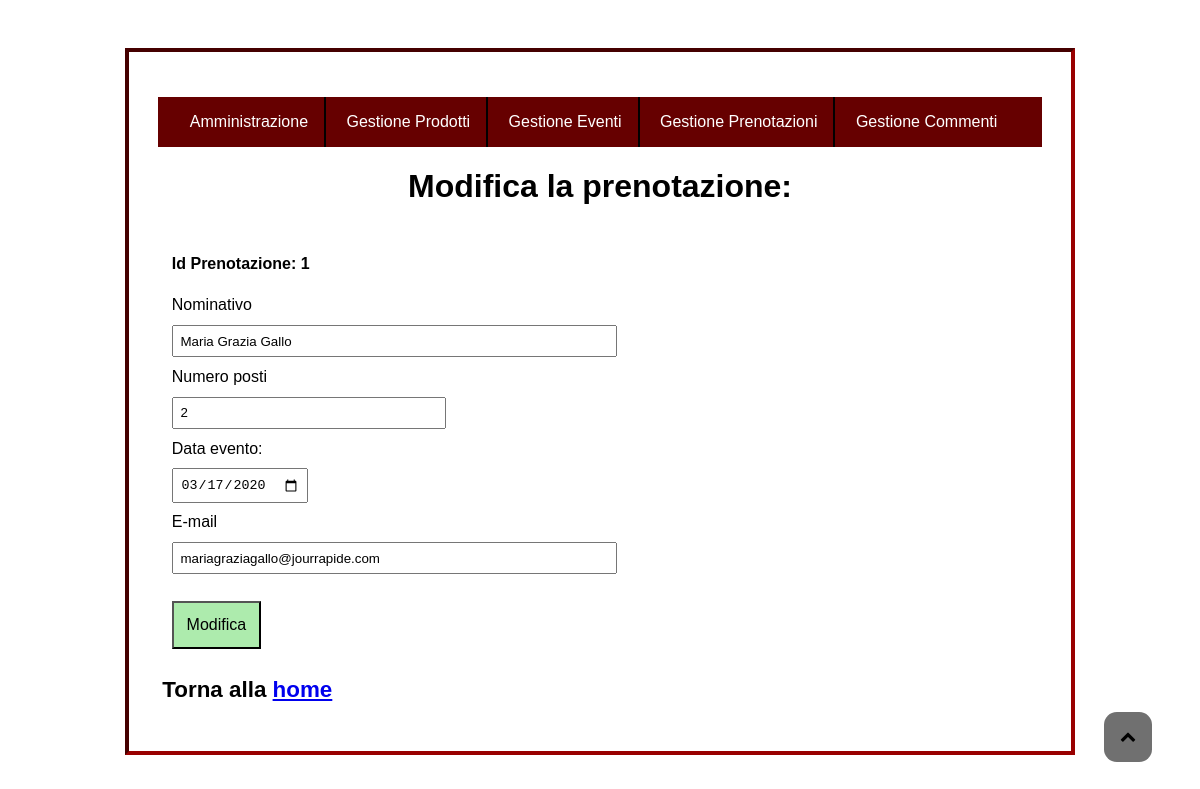
Page /Admin/form_amministrazione/modprenotazione.php?idprenotazione=1 on the committed database.
### tables this page shows
CREATE TABLE prenotazioni (
	idprenotazione INT(11) PRIMARY KEY NOT NULL auto_increment,
	dataevento DATE NOT NULL,
	nominativo VARCHAR(255) NOT NULL,
    email VARCHAR(255) NOT NULL,
	nposti INT(6) NOT NULL
);

### Admin/form_amministrazione/modprenotazione.php (the view, shortened to what this page needs)
<?php
$catalogo=array();
$id=$_GET['idprenotazione'];
$query=mysqli_query($conn, "SELECT * FROM prenotazioni WHERE idprenotazione='$id'");
while($row=mysqli_fetch_assoc($query))
{
	$catalogo[]=$row;
}
$mod_pren=file_get_contents("modificaprenotazione.html");
$mod_pren=str_replace('$errornome$', "", $mod_pren);
$mod_pren=str_replace('$errormail$', "", $mod_pren);
$mod_pren=str_replace('$errornum$', "", $mod_pren);
foreach($catalogo as $catalogomultiplo)
{
	$mod_pren=str_replace('$idprenotazione$', $catalogomultiplo["idprenotazione"], $mod_pren);
	$mod_pren=str_replace('$dataevento$', $catalogomultiplo["dataevento"], $mod_pren);
	$mod_pren=str_replace('$nominativo$', $catalogomultiplo["nominativo"], $mod_pren);
	$mod_pren=str_replace('$email$', $catalogomultiplo["email"], $mod_pren);
	$mod_pren=str_replace('$nposti$', $catalogomultiplo["nposti"], $mod_pren);
}
echo $mod_pren;
?>

### Admin/amministrazione.css (style rules this page uses)
html, body { max-width:950px; margin: auto; font-family: Georgia, Arial, sans-serif; font-size: 100%; background: url(../img/vignaamm3.jpg); background-repeat: no-repeat; background-attachment: fixed; background-size: cover; }
body { padding-top: 3em; padding-bottom: 3em; }
.btn_btn-success { background: #adebad; font-size:1em; margin-top: 1em; padding: 0.8em; text-decoration: none; color: black; cursor: pointer; }
#myBtn { position: fixed; bottom: 2.4em; right: 3em; z-index: 99; border: none; outline: none; padding: 1em; border-radius: 0.8em; background: #707070; }
#myBtn span { color: black; }
.fa-chevron-up:before { content:"\f077"; }
#adm-content, #corpoform { background: white; padding: 1.8em; border: inset 4px #990000; }
#adm-content h1, #corpoform h1 { text-align: center; }
#adm-content h2, #corpoform h2 { text-align: left; margin-left: 0.2em; font-size: 1.4em; }
#corpoform p { display: block; font-weight: bold; }
#input1, #tipo, #tipologia, #input2, #input3, #input4, #input5, #input6, #input8, #input9, #input10, #input11, #input12, #input13, #input14, #input15, #desc, #image { padding: 0.5em; display: block; margin-top: 0.8em; margin-bottom: 0.8em; }
#input9, #input10 { width: 50%; }
#input11, #desc { width: 30%; }
.adm-form { border: none; }
.intestazione_commento h2, p { display: inline; line-height: 2; }
.header_amm { background: #660000; display: block; z-index: 100; margin: auto; width: 100%; }
#menu_amm li { list-style-type: none; display: inline-block; z-index: 6; padding: 1em; font-size: 1em; border-right: 2px solid black; }
#menu_amm a { text-align: center; }
#menu_amm>li>a { color:white; text-decoration: none; }
#menu_amm { padding-left: 1em; padding-right: 1em; }
#menu_amm>li:last-child { border-right: none; }

### Admin/stampa_amm.css (style rules this page uses)
html, body { max-width: 1000px; margin: auto; font-family: Georgia, Arial, sans-serif; font-size: 100%; background: none; }
body { padding-top: 1em; padding-bottom: 1em; }
.btn_btn-success { text-decoration: none; border: 2px groove black; background: none; }
#myBtn { display: none; }
#adm-content, #corpoform { background: white; padding: 0.6em; border: inset 4px black; }
#adm-content h1, #corpoform h1 { text-align: center; margin: 0.2em; font-size: 1.5em; }
#adm-content h2, #corpoform h2 { text-align: left; margin-left: 0.2em; font-size: 1.1em; }
#corpoform p { display: block; font-weight: bold; }
#input1, #tipo, #tipologia, #input2, #input3, #input4, #input5, #input6, #input8, #input9, #input10, #input11, #input12, #input13, #input14, #input15, #desc, #image { padding: 0.5em; display: block; margin-top: 0.8em; margin-bottom: 0.8em; }
#input9, #input10 { width: 50%; }
#input11 { width: 30%; }
.adm-form { border: none; }
.intestazione_commento h2, p { display: inline; line-height: 2; }
.header_amm, #hamburger, #menu_amm { display: none; }

### rows in the picture
prenotazioni: nominativo "Maria Grazia Gallo", nposti "2", dataevento "03/17/2020", email "mariagraziagallo@jourrapide.com"
